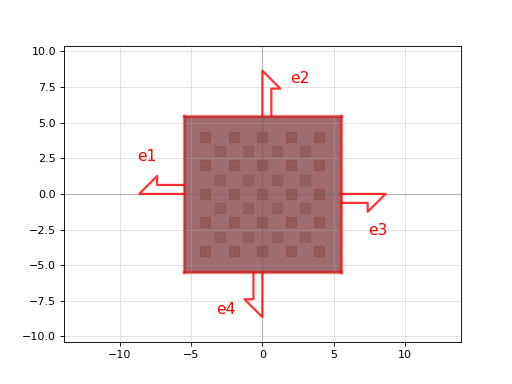

The Python source for this figure:
import gdsfactory as gf

c = gf.components.via_stack_heater_m3(size=[11.0, 11.0], layers=['HEATER', 'M2', 'M3'])
c.plot()
